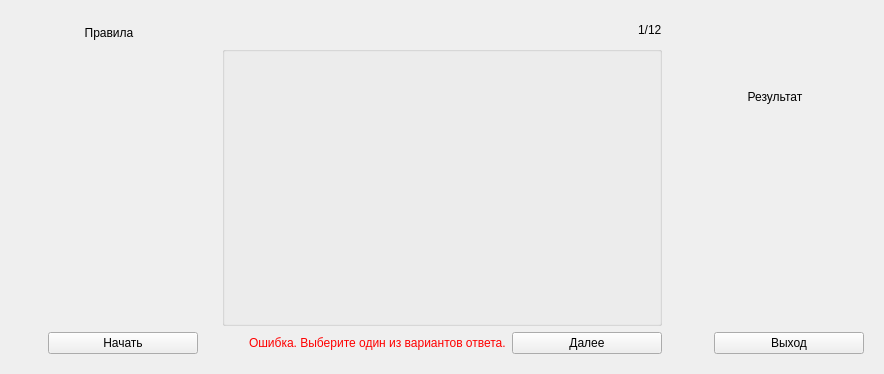
<?xml version="1.0" encoding="UTF-8"?>
<ui version="4.0">
 <class>ControlMode_Form</class>
 <widget class="QWidget" name="ControlMode_Form">
  <property name="geometry">
   <rect>
    <x>0</x>
    <y>0</y>
    <width>884</width>
    <height>374</height>
   </rect>
  </property>
  <property name="sizePolicy">
   <sizepolicy hsizetype="Ignored" vsizetype="Ignored">
    <horstretch>0</horstretch>
    <verstretch>0</verstretch>
   </sizepolicy>
  </property>
  <property name="windowTitle">
   <string>Form</string>
  </property>
  <layout class="QHBoxLayout" name="horizontalLayout">
   <item>
    <widget class="QWidget" name="m_widget_start" native="true">
     <layout class="QVBoxLayout" name="verticalLayout">
      <item>
       <widget class="QLabel" name="m_label">
        <property name="sizePolicy">
         <sizepolicy hsizetype="Expanding" vsizetype="Expanding">
          <horstretch>0</horstretch>
          <verstretch>0</verstretch>
         </sizepolicy>
        </property>
        <property name="text">
         <string>Правила</string>
        </property>
        <property name="alignment">
         <set>Qt::AlignCenter</set>
        </property>
       </widget>
      </item>
      <item>
       <spacer name="verticalSpacer">
        <property name="orientation">
         <enum>Qt::Vertical</enum>
        </property>
        <property name="sizeHint" stdset="0">
         <size>
          <width>20</width>
          <height>281</height>
         </size>
        </property>
       </spacer>
      </item>
      <item>
       <layout class="QHBoxLayout" name="horizontalLayout_5">
        <item>
         <spacer name="horizontalSpacer_4">
          <property name="orientation">
           <enum>Qt::Horizontal</enum>
          </property>
          <property name="sizeHint" stdset="0">
           <size>
            <width>40</width>
            <height>20</height>
           </size>
          </property>
         </spacer>
        </item>
        <item>
         <widget class="QPushButton" name="m_pushButton_start">
          <property name="minimumSize">
           <size>
            <width>150</width>
            <height>0</height>
           </size>
          </property>
          <property name="text">
           <string>Начать</string>
          </property>
         </widget>
        </item>
       </layout>
      </item>
     </layout>
    </widget>
   </item>
   <item>
    <widget class="QWidget" name="m_widget_test" native="true">
     <property name="sizePolicy">
      <sizepolicy hsizetype="Expanding" vsizetype="Expanding">
       <horstretch>0</horstretch>
       <verstretch>0</verstretch>
      </sizepolicy>
     </property>
     <layout class="QVBoxLayout" name="verticalLayout_3">
      <item>
       <layout class="QHBoxLayout" name="horizontalLayout_2">
        <item>
         <spacer name="horizontalSpacer">
          <property name="orientation">
           <enum>Qt::Horizontal</enum>
          </property>
          <property name="sizeHint" stdset="0">
           <size>
            <width>40</width>
            <height>20</height>
           </size>
          </property>
         </spacer>
        </item>
        <item>
         <widget class="QLabel" name="label">
          <property name="sizePolicy">
           <sizepolicy hsizetype="Preferred" vsizetype="Minimum">
            <horstretch>0</horstretch>
            <verstretch>0</verstretch>
           </sizepolicy>
          </property>
          <property name="text">
           <string>1/12</string>
          </property>
         </widget>
        </item>
       </layout>
      </item>
      <item>
       <widget class="QGroupBox" name="groupBox">
        <property name="sizePolicy">
         <sizepolicy hsizetype="Expanding" vsizetype="Expanding">
          <horstretch>0</horstretch>
          <verstretch>0</verstretch>
         </sizepolicy>
        </property>
        <property name="minimumSize">
         <size>
          <width>0</width>
          <height>0</height>
         </size>
        </property>
       </widget>
      </item>
      <item>
       <layout class="QHBoxLayout" name="horizontalLayout_3">
        <item>
         <spacer name="horizontalSpacer_2">
          <property name="orientation">
           <enum>Qt::Horizontal</enum>
          </property>
          <property name="sizeHint" stdset="0">
           <size>
            <width>40</width>
            <height>20</height>
           </size>
          </property>
         </spacer>
        </item>
        <item>
         <widget class="QLabel" name="m_label_eror">
          <property name="styleSheet">
           <string notr="true">color: red</string>
          </property>
          <property name="text">
           <string>Ошибка. Выберите один из вариантов ответа.</string>
          </property>
         </widget>
        </item>
        <item>
         <widget class="QPushButton" name="m_pushButton_next">
          <property name="sizePolicy">
           <sizepolicy hsizetype="Preferred" vsizetype="Fixed">
            <horstretch>0</horstretch>
            <verstretch>0</verstretch>
           </sizepolicy>
          </property>
          <property name="minimumSize">
           <size>
            <width>150</width>
            <height>0</height>
           </size>
          </property>
          <property name="text">
           <string>Далее</string>
          </property>
         </widget>
        </item>
       </layout>
      </item>
     </layout>
    </widget>
   </item>
   <item>
    <widget class="QWidget" name="m_widget_result" native="true">
     <layout class="QVBoxLayout" name="verticalLayout_2">
      <item>
       <widget class="QLabel" name="m_label_result">
        <property name="sizePolicy">
         <sizepolicy hsizetype="Expanding" vsizetype="Expanding">
          <horstretch>0</horstretch>
          <verstretch>0</verstretch>
         </sizepolicy>
        </property>
        <property name="text">
         <string>Результат</string>
        </property>
        <property name="alignment">
         <set>Qt::AlignCenter</set>
        </property>
       </widget>
      </item>
      <item>
       <spacer name="verticalSpacer_2">
        <property name="orientation">
         <enum>Qt::Vertical</enum>
        </property>
        <property name="sizeHint" stdset="0">
         <size>
          <width>20</width>
          <height>40</height>
         </size>
        </property>
       </spacer>
      </item>
      <item>
       <layout class="QHBoxLayout" name="horizontalLayout_4">
        <item>
         <spacer name="horizontalSpacer_3">
          <property name="orientation">
           <enum>Qt::Horizontal</enum>
          </property>
          <property name="sizeHint" stdset="0">
           <size>
            <width>40</width>
            <height>20</height>
           </size>
          </property>
         </spacer>
        </item>
        <item>
         <widget class="QPushButton" name="m_pushButton_restart">
          <property name="minimumSize">
           <size>
            <width>150</width>
            <height>0</height>
           </size>
          </property>
          <property name="text">
           <string>Выход</string>
          </property>
         </widget>
        </item>
       </layout>
      </item>
     </layout>
    </widget>
   </item>
  </layout>
 </widget>
 <resources/>
 <connections/>
</ui>
